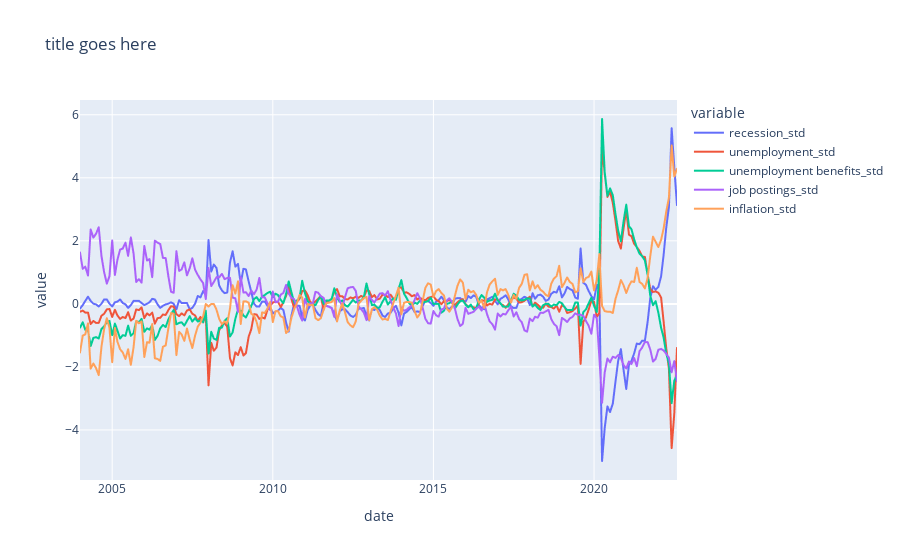

Notebook code for this chart:
### Code cell
fig = px.line(df_panel, x="date", y=kw_list_std, title='title goes here')
fig.show()

### Figure 1 — Plotly figure (JSON) as saved in the notebook; plotly's stock layout.template omitted (floating-point values rounded to 4 significant figures; data arrays with more than 128 entries replaced by an {"elided": "..."} marker saying what was removed)
{"data": [{"hovertemplate": "variable=recession_std<br>date=%{x}<br>value=%{y}<extra></extra>", "legendgroup": "recession_std", "line": {"color": "#636efa", "dash": "solid"}, "marker": {"symbol": "circle"}, "mode": "lines", "name": "recession_std", "showlegend": true, "type": "scattergl", "x": {"elided": "224 str values"}, "xaxis": "x", "y": {"elided": "224 float values"}, "yaxis": "y"}, {"hovertemplate": "variable=unemployment_std<br>date=%{x}<br>value=%{y}<extra></extra>", "legendgroup": "unemployment_std", "line": {"color": "#EF553B", "dash": "solid"}, "marker": {"symbol": "circle"}, "mode": "lines", "name": "unemployment_std", "showlegend": true, "type": "scattergl", "x": {"elided": "224 str values"}, "xaxis": "x", "y": {"elided": "224 float values"}, "yaxis": "y"}, {"hovertemplate": "variable=unemployment benefits_std<br>date=%{x}<br>value=%{y}<extra></extra>", "legendgroup": "unemployment benefits_std", "line": {"color": "#00cc96", "dash": "solid"}, "marker": {"symbol": "circle"}, "mode": "lines", "name": "unemployment benefits_std", "showlegend": true, "type": "scattergl", "x": {"elided": "224 str values"}, "xaxis": "x", "y": {"elided": "224 float values"}, "yaxis": "y"}, {"hovertemplate": "variable=job postings_std<br>date=%{x}<br>value=%{y}<extra></extra>", "legendgroup": "job postings_std", "line": {"color": "#ab63fa", "dash": "solid"}, "marker": {"symbol": "circle"}, "mode": "lines", "name": "job postings_std", "showlegend": true, "type": "scattergl", "x": {"elided": "224 str values"}, "xaxis": "x", "y": {"elided": "224 float values"}, "yaxis": "y"}, {"hovertemplate": "variable=inflation_std<br>date=%{x}<br>value=%{y}<extra></extra>", "legendgroup": "inflation_std", "line": {"color": "#FFA15A", "dash": "solid"}, "marker": {"symbol": "circle"}, "mode": "lines", "name": "inflation_std", "showlegend": true, "type": "scattergl", "x": {"elided": "224 str values"}, "xaxis": "x", "y": {"elided": "224 float values"}, "yaxis": "y"}], "layout": {"legend": {"title": {"text": "variable"}, "tracegroupgap": 0}, "title": {"text": "title goes here"}, "xaxis": {"anchor": "y", "domain": [0, 1], "title": {"text": "date"}}, "yaxis": {"anchor": "x", "domain": [0, 1], "title": {"text": "value"}}}}
